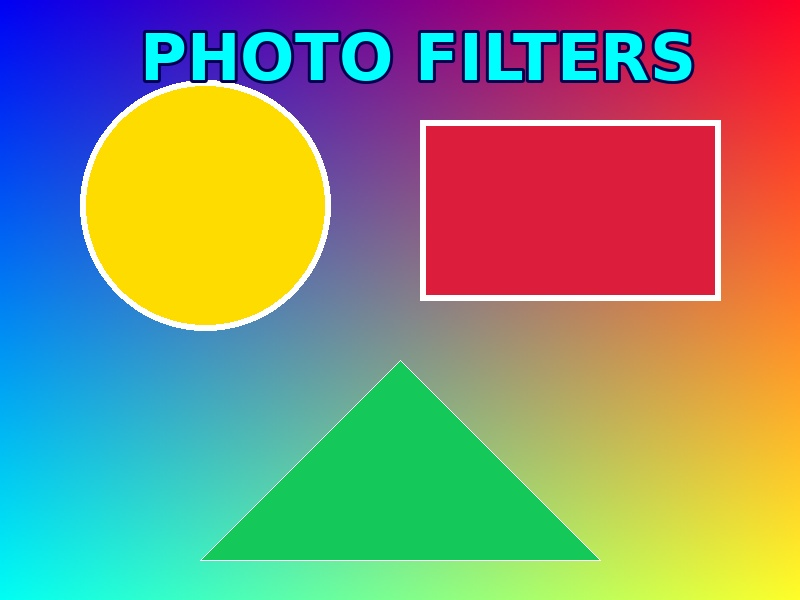
#> input picture original.jpg, 800 x 600 px
$ python image_tool.py negative ../original.jpg out.png
#> lines starting #> are read from the running program, lines starting #| are printed output that depends on the picture
#!/usr/bin/env python3
"""image_tool.py — фотофильтры на Pillow: негатив и чёрно-белое.

Использование:
    python image_tool.py negative <input> <output>
    python image_tool.py bw       <input> <output>
"""
import argparse
import sys

from PIL import Image, ImageOps


def apply_negative(input_path, output_path):
    """Накладывает эффект негатива (ImageOps.invert)."""
#> called with input_path = '../original.jpg', output_path = 'out.png'
    with Image.open(input_path) as img:
#> img is the input picture: PIL image 800x600 RGB; mean R, G, B 137, 141.7, 120.4
        result = ImageOps.invert(img.convert("RGB"))
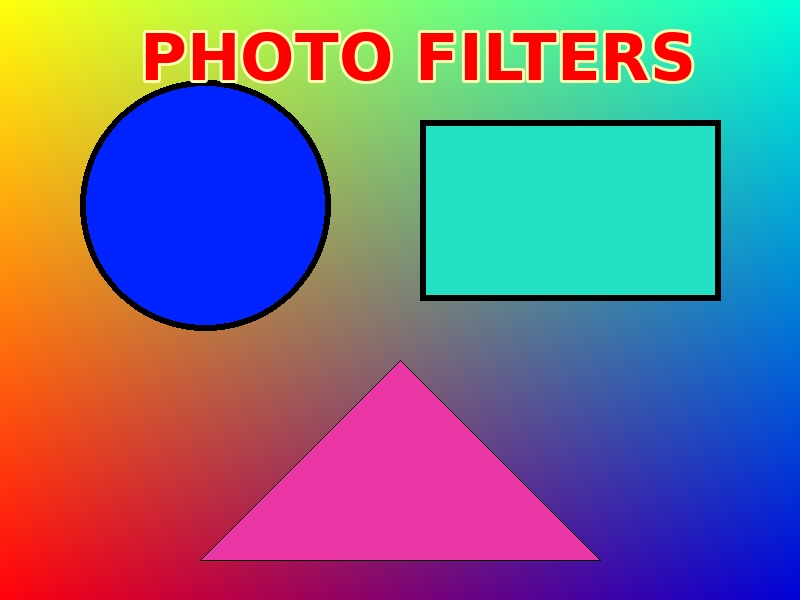
#> result: PIL image 800x600 RGB; mean R, G, B 118, 113.3, 134.6
        result.save(output_path)
    return output_path


def apply_black_and_white(input_path, output_path):
    """Делает фотографию чёрно-белой (ImageOps.grayscale)."""
    with Image.open(input_path) as img:
        result = ImageOps.grayscale(img)
        result.save(output_path)
    return output_path


def main(argv=None):
    parser = argparse.ArgumentParser(description="Фотофильтры: negative / bw")
    parser.add_argument("mode", choices=["negative", "bw"], help="режим обработки")
    parser.add_argument("input", help="путь к исходному изображению")
    parser.add_argument("output", help="путь для сохранения результата")
    args = parser.parse_args(argv)

    try:
        if args.mode == "negative":
            apply_negative(args.input, args.output)
        else:
            apply_black_and_white(args.input, args.output)
    except FileNotFoundError:
        print(f"Ошибка: файл не найден: {args.input}", file=sys.stderr)
        return 1
    print(f"OK: режим '{args.mode}' -> {args.output}")
    return 0


if __name__ == "__main__":
    sys.exit(main())
#> (the program exits here)
